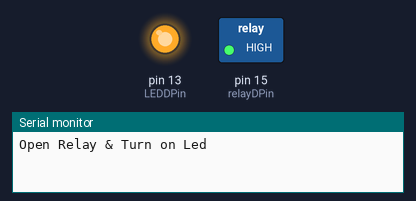
Bench run of a sketch on a simulated Arduino Uno, built with avr-gcc and run on an emulated ATmega328P. On the bench: switched loads named in the sketch (green lamp = pin HIGH), output pins drawn as LEDs (lit = HIGH), the last lines printed to the serial monitor.

Above: at 1.5 s.
At 3.5 s:
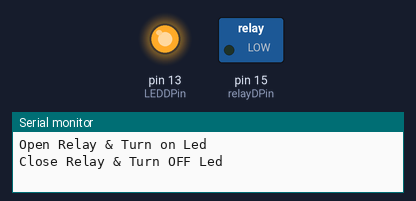
Timing chart, 0 to 4.6 s (numbered marks = the images above):
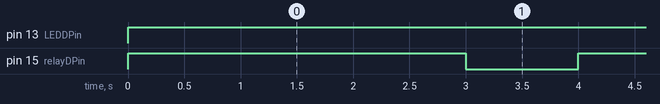

Measured:
- by itself, pin 13 (LEDDPin): LOW → HIGH at 0.00 s
- by itself, pin 15 (relayDPin): alternates HIGH for 3.0 s and LOW for 1.0 s

The sketch:

relay.ino
```cpp
#define relayDPin  15
#define LEDDPin  13

void setup()
{

 pinMode(relayDPin,OUTPUT);
 pinMode(LEDDPin,OUTPUT);

  Serial.begin(115200);//設定串列傳輸速率為115200

}
void loop() {
  digitalWrite(LEDDPin,HIGH);
         Serial.println("Open Relay & Turn on Led");
         digitalWrite(relayDPin,HIGH);
        delay(3000);
//-------------------------------------
         Serial.println("Close Relay & Turn OFF Led");
         digitalWrite(relayDPin,LOW);
        delay(1000);
}
```
